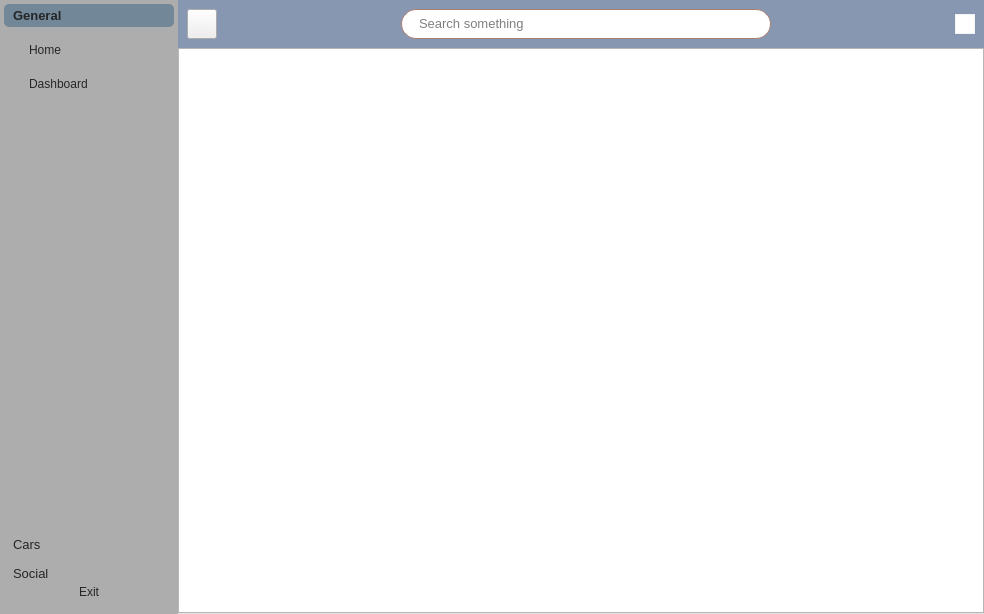
<?xml version="1.0" encoding="UTF-8"?>
<ui version="4.0">
 <class>MainWindow</class>
 <widget class="QMainWindow" name="MainWindow">
  <property name="geometry">
   <rect>
    <x>0</x>
    <y>0</y>
    <width>984</width>
    <height>614</height>
   </rect>
  </property>
  <property name="windowTitle">
   <string>MainWindow</string>
  </property>
  <widget class="QWidget" name="centralwidget">
   <layout class="QGridLayout" name="gridLayout_3">
    <property name="leftMargin">
     <number>0</number>
    </property>
    <property name="topMargin">
     <number>0</number>
    </property>
    <property name="rightMargin">
     <number>0</number>
    </property>
    <property name="bottomMargin">
     <number>0</number>
    </property>
    <property name="spacing">
     <number>0</number>
    </property>
    <item row="0" column="0">
     <widget class="QSplitter" name="splitter">
      <property name="orientation">
       <enum>Qt::Horizontal</enum>
      </property>
      <property name="handleWidth">
       <number>0</number>
      </property>
      <widget class="QWidget" name="menu_widget" native="true">
       <property name="styleSheet">
        <string notr="true">background-color: #ADADAE;
color: #252627;
border: none
</string>
       </property>
       <layout class="QGridLayout" name="gridLayout">
        <property name="leftMargin">
         <number>4</number>
        </property>
        <property name="topMargin">
         <number>4</number>
        </property>
        <property name="rightMargin">
         <number>4</number>
        </property>
        <property name="bottomMargin">
         <number>15</number>
        </property>
        <property name="spacing">
         <number>0</number>
        </property>
        <item row="0" column="1">
         <widget class="QToolBox" name="toolBox">
          <property name="minimumSize">
           <size>
            <width>150</width>
            <height>0</height>
           </size>
          </property>
          <property name="font">
           <font>
            <pointsize>10</pointsize>
           </font>
          </property>
          <property name="styleSheet">
           <string notr="true">#toolBox{
	color:#5D707F;
}
#toolBox::tab{
	padding-left:5px;
	text-align:left;
	border-radius:5px;
}
#toolBox::tab::selected{
	background-color:#728797;
	font-weight:bold;
}
#toolBox QPushButton{
	padding: 5px 0px 5px 20px;
	text-align:left;
	border-radius:5px;
}
#toolBox QPushButton:hover{
	background-color:#9E9BBF;
}
#toolBox QPushButton:checked{
	background-color:#7976A7;
}
</string>
          </property>
          <property name="currentIndex">
           <number>0</number>
          </property>
          <widget class="QWidget" name="general_page">
           <property name="geometry">
            <rect>
             <x>0</x>
             <y>0</y>
             <width>170</width>
             <height>486</height>
            </rect>
           </property>
           <attribute name="icon">
            <iconset resource="../static/resource.qrc">
             <normaloff>:/Img/icons/home.svg</normaloff>:/Img/icons/home.svg</iconset>
           </attribute>
           <attribute name="label">
            <string>General</string>
           </attribute>
           <layout class="QVBoxLayout" name="verticalLayout">
            <property name="spacing">
             <number>10</number>
            </property>
            <property name="leftMargin">
             <number>5</number>
            </property>
            <property name="topMargin">
             <number>5</number>
            </property>
            <property name="rightMargin">
             <number>5</number>
            </property>
            <property name="bottomMargin">
             <number>5</number>
            </property>
            <item>
             <widget class="QPushButton" name="home_button">
              <property name="focusPolicy">
               <enum>Qt::NoFocus</enum>
              </property>
              <property name="text">
               <string>Home</string>
              </property>
              <property name="checkable">
               <bool>true</bool>
              </property>
              <property name="checked">
               <bool>false</bool>
              </property>
             </widget>
            </item>
            <item>
             <widget class="QPushButton" name="dashboard_button">
              <property name="focusPolicy">
               <enum>Qt::NoFocus</enum>
              </property>
              <property name="text">
               <string>Dashboard</string>
              </property>
              <property name="checkable">
               <bool>true</bool>
              </property>
             </widget>
            </item>
            <item>
             <spacer name="verticalSpacer">
              <property name="orientation">
               <enum>Qt::Vertical</enum>
              </property>
              <property name="sizeHint" stdset="0">
               <size>
                <width>20</width>
                <height>414</height>
               </size>
              </property>
             </spacer>
            </item>
           </layout>
          </widget>
          <widget class="QWidget" name="car_page">
           <property name="geometry">
            <rect>
             <x>0</x>
             <y>0</y>
             <width>170</width>
             <height>486</height>
            </rect>
           </property>
           <attribute name="icon">
            <iconset resource="../static/resource.qrc">
             <normaloff>:/Img/icons/settings.svg</normaloff>:/Img/icons/settings.svg</iconset>
           </attribute>
           <attribute name="label">
            <string>Cars</string>
           </attribute>
           <layout class="QVBoxLayout" name="verticalLayout_2">
            <property name="spacing">
             <number>10</number>
            </property>
            <property name="leftMargin">
             <number>5</number>
            </property>
            <property name="topMargin">
             <number>5</number>
            </property>
            <property name="rightMargin">
             <number>5</number>
            </property>
            <property name="bottomMargin">
             <number>5</number>
            </property>
            <item>
             <widget class="QPushButton" name="toyota_button">
              <property name="focusPolicy">
               <enum>Qt::NoFocus</enum>
              </property>
              <property name="text">
               <string>Toyota</string>
              </property>
              <property name="checkable">
               <bool>true</bool>
              </property>
             </widget>
            </item>
            <item>
             <widget class="QPushButton" name="lexus_button">
              <property name="focusPolicy">
               <enum>Qt::NoFocus</enum>
              </property>
              <property name="text">
               <string>Lexus</string>
              </property>
              <property name="checkable">
               <bool>true</bool>
              </property>
             </widget>
            </item>
            <item>
             <widget class="QPushButton" name="mazda_button">
              <property name="focusPolicy">
               <enum>Qt::NoFocus</enum>
              </property>
              <property name="text">
               <string>Mazda</string>
              </property>
              <property name="checkable">
               <bool>true</bool>
              </property>
             </widget>
            </item>
            <item>
             <spacer name="verticalSpacer_2">
              <property name="orientation">
               <enum>Qt::Vertical</enum>
              </property>
              <property name="sizeHint" stdset="0">
               <size>
                <width>20</width>
                <height>378</height>
               </size>
              </property>
             </spacer>
            </item>
           </layout>
          </widget>
          <widget class="QWidget" name="social_page">
           <property name="geometry">
            <rect>
             <x>0</x>
             <y>0</y>
             <width>170</width>
             <height>486</height>
            </rect>
           </property>
           <attribute name="icon">
            <iconset resource="../static/resource.qrc">
             <normaloff>:/Img/icons/user-add.svg</normaloff>:/Img/icons/user-add.svg</iconset>
           </attribute>
           <attribute name="label">
            <string>Social</string>
           </attribute>
           <layout class="QVBoxLayout" name="verticalLayout_3">
            <property name="spacing">
             <number>10</number>
            </property>
            <property name="leftMargin">
             <number>5</number>
            </property>
            <property name="topMargin">
             <number>5</number>
            </property>
            <property name="rightMargin">
             <number>5</number>
            </property>
            <property name="bottomMargin">
             <number>5</number>
            </property>
            <item>
             <widget class="QPushButton" name="youtube_button">
              <property name="focusPolicy">
               <enum>Qt::NoFocus</enum>
              </property>
              <property name="text">
               <string>Youtube</string>
              </property>
              <property name="checkable">
               <bool>true</bool>
              </property>
             </widget>
            </item>
            <item>
             <widget class="QPushButton" name="tumblr_button">
              <property name="focusPolicy">
               <enum>Qt::NoFocus</enum>
              </property>
              <property name="text">
               <string>Tumbr</string>
              </property>
              <property name="checkable">
               <bool>true</bool>
              </property>
             </widget>
            </item>
            <item>
             <spacer name="verticalSpacer_3">
              <property name="orientation">
               <enum>Qt::Vertical</enum>
              </property>
              <property name="sizeHint" stdset="0">
               <size>
                <width>20</width>
                <height>414</height>
               </size>
              </property>
             </spacer>
            </item>
           </layout>
          </widget>
         </widget>
        </item>
        <item row="1" column="1">
         <widget class="QPushButton" name="ExitButton">
          <property name="styleSheet">
           <string notr="true">#pushButton{
	border-radius:5px;
	padding: 5px 0px 5px 20px;
	text-align:center;
}
#pushButton::selected{
	background-color:#728797;
	font-weight:bold;
}</string>
          </property>
          <property name="text">
           <string>Exit</string>
          </property>
          <property name="icon">
           <iconset resource="../static/resource.qrc">
            <normaloff>:/Img/icons/back_2099238.png</normaloff>:/Img/icons/back_2099238.png</iconset>
          </property>
         </widget>
        </item>
       </layout>
      </widget>
      <widget class="QWidget" name="main_widget" native="true">
       <layout class="QGridLayout" name="gridLayout_2">
        <property name="leftMargin">
         <number>0</number>
        </property>
        <property name="topMargin">
         <number>0</number>
        </property>
        <property name="rightMargin">
         <number>0</number>
        </property>
        <property name="bottomMargin">
         <number>0</number>
        </property>
        <property name="spacing">
         <number>0</number>
        </property>
        <item row="0" column="0">
         <widget class="QWidget" name="search_widget" native="true">
          <property name="styleSheet">
           <string notr="true">#search_widget{
	background-color:#8797B2;
}</string>
          </property>
          <layout class="QHBoxLayout" name="horizontalLayout_2">
           <item>
            <widget class="QPushButton" name="hidden_button">
             <property name="minimumSize">
              <size>
               <width>30</width>
               <height>30</height>
              </size>
             </property>
             <property name="maximumSize">
              <size>
               <width>30</width>
               <height>30</height>
              </size>
             </property>
             <property name="text">
              <string/>
             </property>
             <property name="icon">
              <iconset resource="../static/resource.qrc">
               <normaloff>:/Img/icons/list.svg</normaloff>
               <normalon>:/Img/icons/menu-burger.svg</normalon>:/Img/icons/list.svg</iconset>
             </property>
             <property name="checkable">
              <bool>true</bool>
             </property>
            </widget>
           </item>
           <item>
            <spacer name="horizontalSpacer">
             <property name="orientation">
              <enum>Qt::Horizontal</enum>
             </property>
             <property name="sizeHint" stdset="0">
              <size>
               <width>133</width>
               <height>20</height>
              </size>
             </property>
            </spacer>
           </item>
           <item>
            <widget class="QFrame" name="search_frame">
             <property name="styleSheet">
              <string notr="true">#search_frame{
	border:1px solid #aa7e6f;
	border-radius:15px;
	background-color:#fff;
}
#search_frame QPushButton{
	padding:5px 5px;
	border-radius:15px;
}
#search_frame QPushButton:pressed{
	padding-left:10px;
}
#search_frame QLineEdit{
	border:none;
}</string>
             </property>
             <property name="frameShape">
              <enum>QFrame::StyledPanel</enum>
             </property>
             <property name="frameShadow">
              <enum>QFrame::Raised</enum>
             </property>
             <layout class="QHBoxLayout" name="horizontalLayout">
              <property name="spacing">
               <number>6</number>
              </property>
              <property name="leftMargin">
               <number>15</number>
              </property>
              <property name="topMargin">
               <number>0</number>
              </property>
              <property name="rightMargin">
               <number>5</number>
              </property>
              <property name="bottomMargin">
               <number>0</number>
              </property>
              <item>
               <widget class="QLineEdit" name="lineEdit">
                <property name="minimumSize">
                 <size>
                  <width>300</width>
                  <height>0</height>
                 </size>
                </property>
                <property name="font">
                 <font>
                  <pointsize>10</pointsize>
                 </font>
                </property>
                <property name="placeholderText">
                 <string>Search something</string>
                </property>
                <property name="clearButtonEnabled">
                 <bool>true</bool>
                </property>
               </widget>
              </item>
              <item>
               <widget class="QPushButton" name="search_button">
                <property name="text">
                 <string/>
                </property>
                <property name="icon">
                 <iconset resource="../static/resource.qrc">
                  <normaloff>:/Img/icons/search.svg</normaloff>:/Img/icons/search.svg</iconset>
                </property>
               </widget>
              </item>
             </layout>
            </widget>
           </item>
           <item>
            <spacer name="horizontalSpacer_2">
             <property name="orientation">
              <enum>Qt::Horizontal</enum>
             </property>
             <property name="sizeHint" stdset="0">
              <size>
               <width>132</width>
               <height>20</height>
              </size>
             </property>
            </spacer>
           </item>
           <item>
            <widget class="QLabel" name="user_label">
             <property name="minimumSize">
              <size>
               <width>20</width>
               <height>20</height>
              </size>
             </property>
             <property name="maximumSize">
              <size>
               <width>20</width>
               <height>20</height>
              </size>
             </property>
             <property name="styleSheet">
              <string notr="true">#user_label{
	background-color:#fff;
	border:1px solid #F2F4F4;
	padding:5px 5px;
	border-radius:20%;
}
</string>
             </property>
             <property name="text">
              <string/>
             </property>
             <property name="pixmap">
              <pixmap resource="../static/resource.qrc">:/Img/icons/settings.svg</pixmap>
             </property>
             <property name="scaledContents">
              <bool>true</bool>
             </property>
            </widget>
           </item>
          </layout>
         </widget>
        </item>
        <item row="1" column="0">
         <widget class="QTabWidget" name="tabWidget">
          <property name="font">
           <font>
            <pointsize>10</pointsize>
           </font>
          </property>
          <property name="focusPolicy">
           <enum>Qt::NoFocus</enum>
          </property>
          <property name="styleSheet">
           <string notr="true">#tabWidget{
	background-color:#fff;
}
QTabBar::close-button{
	margin-left:3px;
	image: url(:/Img/icons/x-mark-4-16.ico);
}
QTabBar::close-button:hover{
	image: url(:/Img/icons/close_10263254.png);
}



</string>
          </property>
          <property name="currentIndex">
           <number>-1</number>
          </property>
          <property name="tabsClosable">
           <bool>true</bool>
          </property>
         </widget>
        </item>
       </layout>
      </widget>
     </widget>
    </item>
   </layout>
  </widget>
 </widget>
 <resources>
  <include location="../static/resource.qrc"/>
 </resources>
 <connections>
  <connection>
   <sender>hidden_button</sender>
   <signal>toggled(bool)</signal>
   <receiver>menu_widget</receiver>
   <slot>setHidden(bool)</slot>
   <hints>
    <hint type="sourcelabel">
     <x>216</x>
     <y>38</y>
    </hint>
    <hint type="destinationlabel">
     <x>177</x>
     <y>3</y>
    </hint>
   </hints>
  </connection>
 </connections>
</ui>
